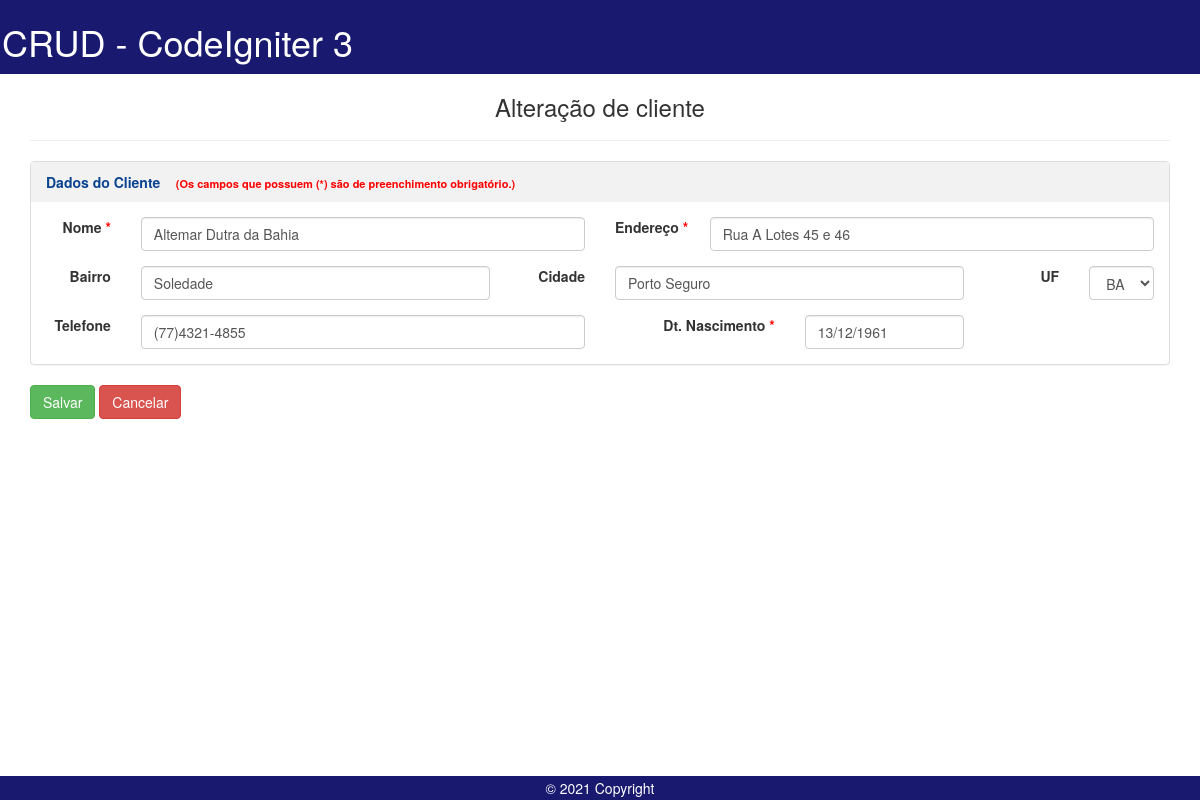
The app's page /index.php/Controller/editar?id=10 with its own data.
### tables this page shows
CREATE TABLE `cliente` (
  `idcliente` int(11) NOT NULL auto_increment,
  `nome` varchar(150) default NULL,
  `endereco` varchar(150) default NULL,
  `bairro` varchar(60) default NULL,
  `cidade` varchar(60) default NULL,
  `uf` varchar(2) default NULL,
  `dt_cadastro` date default NULL,
  `dt_nascimento` date default NULL,
  `telefones` varchar(45) default NULL,
  PRIMARY KEY  (`idcliente`)
);

### application/libraries/Template.php (called while the page is built)
<?php if ( ! defined('BASEPATH')) exit('No direct script access allowed');
class Template {
		var $template_data = array();
		function set($name, $value)
		{
			$this->template_data[$name] = $value;
		}
		function load($template = '', $view = '' , $view_data = array(), $return = FALSE)
		{
			$this->CI =& get_instance();
			$this->set('contents', $this->CI->load->view($view, $view_data, TRUE));
			return $this->CI->load->view($template, $this->template_data, $return);
		}
}

### application/controllers/Controller.php (called while the page is built, shortened)
<?php
class Controller extends CI_Controller
{
	public function editar()
	{
		$idcliente = $_GET['id'];
		$cliente = $this->ControllerModel->findCliente($idcliente);
		$this->template->load('templates/template_padrao', 'novo_cliente', ['cliente' => $cliente]);
	}
}

### index.php (called while the page is built, shortened)
<?php
require_once BASEPATH.'core/CodeIgniter.php';

### application/models/ControllerModel.php (called while the page is built, shortened)
<?php
class ControllerModel extends CI_Model
{
    private $db;
    public function __construct()
    {
        $this->db = $this->load->database('default', true);
    }
    public function findCliente($id)
    {
        $query = $this->db->select(['*'])
            ->from('cliente')
            ->where('idcliente = ' . $id)
            ->get();
        return $query->result_array();
    }
}

### application/views/novo_cliente.php (the view, shortened to what this page needs)
<div class="container-fluid">
    <div class="text-center" style="margin-top: 10px;">
        <h3><?php echo isset($cliente) ? 'Alteração de cliente' : 'Cadastro de clientes'; ?></h3>
    </div>
    <hr>
    <form id="frmCliente" method="post" class="form-horizontal" action="<?php echo isset($cliente[0]['idcliente']) ? "atualizar" : "salvar"; ?>">
        <div>
            <div class="panel panel-default">
                <div class="padrao_titulo">
                    Dados do Cliente&nbsp;&nbsp;&nbsp;
                    <span style="color:#FF0000; font-size:11px;">(Os campos que possuem (*) são de preenchimento obrigatório.)</span>
                </div>
                <div class="panel-body">
                    <div class="form-group">
                        <label class="col-md-1" style="text-align: right">Nome&nbsp;<font color="red">*</font></label>
                        <div class="col-md-5">
                            <input name="nome" id="nome" value="<?php
                                                                if (isset($cliente)) {
                                                                    echo isset($cliente[0]['nome']) ? $cliente[0]['nome'] : null;
                                                                }
                                                                ?>" type="text" class="form-control" placeholder="Nome do cliente" required />
                        </div>
                        <label class="col-md-1" style="text-align: right">Endereço&nbsp;<font color="red">*</font></label>
                        <div class="col-md-5">
                            <input name="endereco" id="endereco" value="<?php
                                                                        if (isset($cliente)) {
                                                                            echo isset($cliente[0]['endereco']) ? $cliente[0]['endereco'] : null;
                                                                        }
                                                                        ?>" type="text" class="form-control" placeholder="Endereço" required />
                        </div>
                    </div>
                    <div class="form-group">
                        <label class="col-md-1" style="text-align: right">Bairro</label>
                        <div class="col-md-4">
                            <input name="bairro" id="bairro" value="<?php
                                                                    if (isset($cliente)) {
                                                                        echo isset($cliente[0]['bairro']) ? $cliente[0]['bairro'] : null;
                                                                    }
                                                                    ?>" type="text" class="form-control" placeholder="Bairro" required />
                        </div>
                        <label class="col-md-1" style="text-align: right">Cidade</label>
                        <div class="col-md-4">
                            <input name="cidade" id="cidade" value="<?php
                                                                    if (isset($cliente)) {
                                                                        echo isset($cliente[0]['cidade']) ? $cliente[0]['cidade'] : null;
                                                                    }
                                                                    ?>" type="text" class="form-control" placeholder="Cidade" required />
                        </div>
                        <label class="col-md-1" style="text-align: right">UF</label>
                        <div class="col-md-1">
                            <select class="selectpicker form-control" name="uf" id="uf" required>
                                <option value="<?php
                                                echo isset($cliente[0]['uf']) ? $cliente[0]['uf'] : null;
                                                ?>"><?php echo isset($cliente[0]['uf']) ? $cliente[0]['uf'] : null; ?></option>
                            </select>
                        </div>
                    </div>
                    <div class="form-group" style="margin-bottom: 0px;">
                        <label class="col-md-1" style="text-align: right">Telefone</label>
                        <div class="col-md-5">
                            <input name="telefones" id="telefones" value="<?php
                                                                            if (isset($cliente)) {
                                                                                echo isset($cliente[0]['telefones']) ? $cliente[0]['telefones'] : null;
                                                                            }
                                                                            ?>" type="text" class="form-control" placeholder="Telefones" required />
                        </div>
                        <label class="col-md-2" style="text-align: right">Dt. Nascimento&nbsp;<font color="red">*</font></label>
                        <div class="col-md-2">
                            <input name="dt_nascimento" id="dt_nascimento" type="text" value="<?php echo isset($cliente[0]['dt_nascimento']) ? date("d/m/Y", strtotime($cliente[0]['dt_nascimento'])) : null; ?>" OnKeyPress="formatar(this, '##/##/####')" maxlength="10" class="form-control" placeholder="Data nascimento" required />
                        </div>
                    </div>
                </div>
            </div>
        </div>
        <div>
            <input type="submit" name="enviar" class="btn btn-success" value="Salvar" />
            <a href="#" OnClick="window.location = 'index'" class="btn btn-danger">Cancelar</a>
        </div>
    </form>
</div>

### application/views/novo_cliente.php (style rules this page uses)
.padrao_titulo { background-color: #f2f2f2; color: #0a438f; padding-left: 15px; padding-top: 10px; padding-bottom: 10px; font-weight: bold; }

### records on screen
cliente: nome "Altemar Dutra da Bahia", endereco "Rua A Lotes 45 e 46", bairro "Soledade", cidade "Porto Seguro", uf "BA", telefones "(77)4321-4855", dt_nascimento "13/12/1961"
